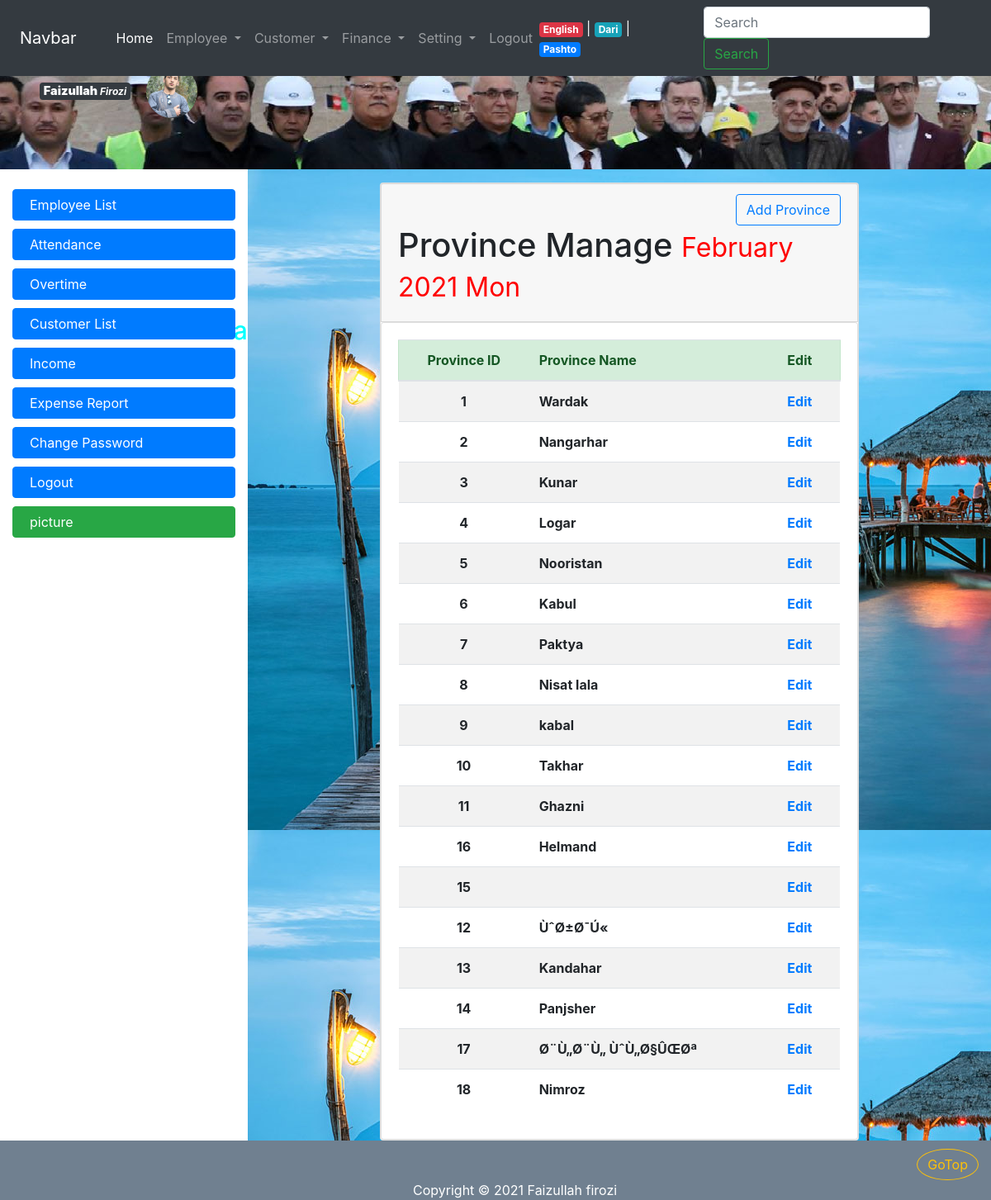
Page /province_manage.php (signed in) on the committed database.
### tables this page shows
CREATE TABLE IF NOT EXISTS `employee` (
  `employee_id` int(11) NOT NULL AUTO_INCREMENT,
  `firstname` varchar(32) NOT NULL,
  `lastname` varchar(32) NOT NULL,
  `fathername` varchar(32) NOT NULL,
  `gender` tinyint(1) NOT NULL,
  `birth_year` int(11) NOT NULL,
  `nic` varchar(64) NOT NULL,
  `marital_status` tinyint(1) NOT NULL,
  `province_id` int(11) DEFAULT NULL,
  `district` varchar(64) NOT NULL,
  `address` varchar(255) DEFAULT NULL,
  `email` varchar(255) DEFAULT NULL,
  `degree_id` int(11) NOT NULL,
  `photo` varchar(128) DEFAULT NULL,
  `hire_date` date NOT NULL,
  `resign_date` date DEFAULT NULL,
  PRIMARY KEY (`employee_id`),
  UNIQUE KEY `nic` (`nic`),
  UNIQUE KEY `email` (`email`),
  KEY `employee_province_fk` (`province_id`),
  KEY `employee_degree_fk` (`degree_id`)
);

CREATE TABLE IF NOT EXISTS `province` (
  `province_id` int(11) NOT NULL AUTO_INCREMENT,
  `province_name` varchar(32) NOT NULL,
  PRIMARY KEY (`province_id`),
  UNIQUE KEY `province_name` (`province_name`)
);

### local/en.php (called while the page is built, shortened)
<?php
$banner_title = " Welcom To Breshna Compani Website ";
$menu_home = "Home";
$menu_employee = "Employee";
$menu_employee_list = "Employee List";
$menu_attendance = "Attendance";
$menu_overtime = "Overtime";
$menu_customer = "Customer";
$menu_finance = "Finance";
$menu_setting = "Setting";
$menu_change_password = "Change Password";
$menu_expense_report = "Expense Report";
$menu_customer_list = "Customer List";
$menu_income = "Income";
$menu_logout = "Logout";
$menu_lang_pashto = "Pashto";
$menu_lang_english = "English";
$menu_lang_dari = "Dari";
?>

### province_manage.php (the view, shortened to what this page needs)
<?php require_once("top.php"); ?>
<?php require_once("connection.php"); restrict(1,1,1,1); ?>
	<?php
 $province = mysqli_query($con, "SELECT * FROM province");
	$row_province = mysqli_fetch_assoc($province);
?>
	<div class="card card-body  col-lg-8 offset-lg-2 mt-3" style="padding:0">
	<div class="card card-header  ">
        <div class="text-right">
	<a href="province_add.php" class="btn btn-outline-primary  pull-right " ><span class="glyphicon glyphicon-plus"> Add Province </span></a>
        </div>
        <h1> Province Manage <small style="color:red"><?php echo date("F Y D"); ?></small></h1>
	</div>
	<div class="card card-body">
	<table class="table table-striped table-hover">
	<?php if ($row_province > 0 ) { ?>
	<thead class="alert alert-success">
	<tr>
		<th class="text-center" >Province ID</th>
		<th  >Province Name</th>
		<th  >Edit</th>
	</tr>
	</thead>
	<tbody>
				<?php do { ?>
			<tr>
				<th class="text-center" ><?php echo $row_province["province_id"]; ?> </th>
				<th  ><?php echo $row_province["province_name"]; ?> </th>
				<th >
                    <a href="province_edit.php?province_id=<?php echo $row_province["province_id"]; ?>" >
                <span class="glyphicon glyphicon-edit"> Edit </span>
                    </a>
                </th>
			</tr>
				<?php } while($row_province = mysqli_fetch_assoc($province)); ?>
				<?php }  ?>
	</tbody>
	</table>
	</div>
	</div>
<?php require_once("footer.php"); ?>

### top.php (shortened to what this page needs)
<?php
        if(isset($_SESSION["lang"])){
                 require_once($_SESSION["lang"]);
              }
              else {
                  require_once("local/en.php");
              }
?>
<!DOCTYPE html>
<html>
<head>
    <link rel="stylesheet" type="text/css" href="css/bootstrap.min.css">
    <link rel="stylesheet" type="text/css" href="css/bootstrap-grid.min.css">
    <link rel="stylesheet" type="text/css" href="css/bootstrap-reboot.min.css">
    <link  rel="stylesheet" type="text/css" href="cal/calendar-blue2.css"/>
    <link rel="stylesheet" type="text/css" href="css/style.css">
    <link rel="stylesheet" type="text/css" href="sliderengine/amazingslider-1.css">
</head>
<body>
    <div class="container col-lg-12 col-md-12 col-sm-12 col-xs-12">
        <div id="banner" class="row">
            <?php if(isset($_SESSION["login"])) { ?>
                <?php
                $server = "localhost";
                $username = "root";
                $password = "";
                $database = "breshna";
                $con = mysqli_connect($server, $username, $password);
                mysqli_select_db($con,$database);
                $photo = mysqli_query($con, "SELECT photo, firstname, lastname FROM employee WHERE employee_id=". $_SESSION["login"]);
                $row_photo = mysqli_fetch_assoc($photo);
                ?>
                <div class="mx-5 m-4"  >
    <span class="badge badge-dark" >
    <big ><b ><?php echo $row_photo["firstname"]; ?></b></big>
    <i ><?php echo $row_photo["lastname"]; ?></i>
</span>
                    <img class="rounded-circle col-lg-1 co-md-3 col-sm-2 col-xs-3 " src="<?php echo $row_photo["photo"]; ?>"  alt="د برښنا شرکت ویب سایټ ته ښه راغلاست">
                </div>
            <?php } ?>
            <h3 id="bannerh1" class="col-lg-8  col-md-7 col-sm-7 col-xs-12" ><marquee <?php if (isset($_SESSION["lang"]) && $_SESSION["lang"] != "local/en.php"){ echo 'direction="right"';  }; ?> > <?php echo $banner_title; ?> </marquee></h3>
    </div>
       <div id="menu" class="row fixed-top">
       <?php  if(isset($_SESSION["login"])) {  ?>
           <nav class="navbar navbar-expand-lg navbar-dark fixed-top bg-dark col-lg-12 ">
               <a  class="navbar-brand mx-4" href="#">Navbar</a>
               <div class="collapse navbar-collapse mx-3" id="navbarSupportedContent">
                   <ul class="navbar-nav mr-auto">
                       <li class="nav-item active">
                           <a class="nav-link" href="home.php"><?php echo $menu_home; ?><span class="sr-only">(current)</span></a>
                       </li>
                       <li class="nav-item dropdown">
                           <a class="nav-link dropdown-toggle" href="#" id="navbarDropdown" role="button" data-toggle="dropdown" aria-haspopup="true" aria-expanded="false">
                               <?php echo $menu_employee; ?>
                           </a>
                       </li>
                       <li class="nav-item dropdown">
                           <a class="nav-link dropdown-toggle" href="#" id="navbarDropdown" role="button" data-toggle="dropdown" aria-haspopup="true" aria-expanded="false">
                               <?php echo $menu_customer; ?>
                           </a>
                       </li>
                       <li class="nav-item dropdown">
                           <a class="nav-link dropdown-toggle" href="#" id="navbarDropdown" role="button" data-toggle="dropdown" aria-haspopup="true" aria-expanded="false">
                               <?php echo $menu_finance; ?>
                           </a>
                       </li>
                       <li class="nav-item dropdown">
                           <a class="nav-link dropdown-toggle" href="#" id="navbarDropdown" role="button" data-toggle="dropdown" aria-haspopup="true" aria-expanded="false">
                               <?php echo $menu_setting; ?>
                           </a>
                       </li>
                       <li class="nav-item">
                           <a class="nav-link" href="logout.php" ><?php echo $menu_logout; ?></a>
                       </li>
                   </ul>
                       <span class="nav-item text-light mr-5">
                           <a href="switch.php?lang=en" class="badge badge-danger"> <?php echo $menu_lang_english; ?> </a> |
                           <a href="switch.php?lang=dr" class="badge badge-info"> <?php echo $menu_lang_dari; ?> </a> |
                           <a href="switch.php?lang=ps" class="badge badge-primary"> <?php echo $menu_lang_pashto; ?> </a>
                       </span>
                   <form class="form-inline my-2 my-lg-0">
                       <input class="form-control mr-sm-2" type="search" placeholder="Search" aria-label="Search">
                       <button class="btn btn-outline-success my-1 my-sm-0" type="submit">Search</button>
                   </form>
               </div>
           </nav>
        <?php  } ?>
    </div>
    <div id="body" class="row">
        <?php if (isset($_SESSION["login"])) { ?>
        <div id="nav-bar" class="col-lg-3 col-md-3 col-sm-4 col-xs-12">
            <br>
            <a class="btn btn-primary" href="employee_list.php"><span class="glyphicon glyphicon-th-list"></span> <?php echo $menu_employee_list; ?></a>
            <a class="btn btn-primary" href="employee_attendance.php"><span class="glyphicon glyphicon-calendar"></span> <?php echo $menu_attendance; ?></a>
            <a class="btn btn-primary" href="employee_overtime.php"><span class="glyphicon glyphicon-time"></span><?php echo $menu_overtime; ?> </a>
            <a class="btn btn-primary" href="customer_list.php"><span class="glyphicon glyphicon-user"></span><?php echo $menu_customer_list; ?></a>
            <a class="btn btn-primary" href="#"><span class="glyphicon glyphicon-usd"></span><span class="glyphicon glyphicon-chevron-right"></span> <?php echo $menu_income; ?></a>
            <a class="btn btn-primary" href="#"><span class="glyphicon glyphicon-usd"></span><span class="glyphicon glyphicon-chevron-left"></span> <?php echo $menu_expense_report; ?></a>
            <a id="btn" class="btn btn-primary" href="change_password.php"><span class="glyphicon glyphicon-lock"></span> <?php echo $menu_change_password; ?> </a>
            <a id="btn" class="btn btn-primary" href="logout.php"><span class="glyphicon glyphicon-log-out"></span> <?php echo $menu_logout; ?> </a>
            <a class="btn btn-success" href="pic.php"><span class="glyphicon glyphicon-picture"></span> picture </a>
        </div>
        <?php }  ?>
        <?php if (isset($_SESSION["login"])) { ?>
        <div id="content" class="col-lg-9 col-md-9 col-sm-8 col-xs-12">
<?php } else { ?>
            <div id="content" class="col-lg-12 col-md-12 col-sm-12 col-xs-12">
                <?php  } ?>

### css/style.css (style rules this page uses)
* { margin: 0; padding: 0; }
.container { width: 100%; }
#banner { margin-top: 55px; height: 150px; background-image: url(../images/thems/Untitled.png); }
#bannerh1 { font-size: 30px; margin-top: -60px; color: aqua; }
#nav-bar { min-height: 500px; }
#nav-bar a { display: block; margin-bottom: 10px; text-align: left; padding-left: 20px; }
#content { min-height: 750px; background-image: url(../images/thems/img10.jpg); }

### rows in the picture
employee: firstname "Faizullah", lastname "Firozi", photo (picture)
province: province_id "1", province_name "Wardak"
province: province_id "2", province_name "Nangarhar"
province: province_id "3", province_name "Kunar"
province: province_id "4", province_name "Logar"
province: province_id "5", province_name "Nooristan"
province: province_id "6", province_name "Kabul"
province: province_id "7", province_name "Paktya"
province: province_id "8", province_name "Nisat lala"
province: province_id "9", province_name "kabal"
province: province_id "10", province_name "Takhar"
province: province_id "11", province_name "Ghazni"
province: province_id "16", province_name "Helmand"
province: province_id "15"
province: province_id "12", province_name "ÙˆØ±Ø¯Ú«"
province: province_id "13", province_name "Kandahar"
province: province_id "14", province_name "Panjsher"
province: province_id "17", province_name "Ø¨Ù„Ø¨Ù„ ÙˆÙ„Ø§ÛŒØª"
province: province_id "18", province_name "Nimroz"

### other values in the picture
$banner_title "Welcom To Breshna Compani Website"
$menu_home "Home"
$menu_employee "Employee"
$menu_customer "Customer"
$menu_finance "Finance"
$menu_setting "Setting"
$menu_logout "Logout"
$menu_lang_english "English"
$menu_lang_dari "Dari"
$menu_lang_pashto "Pashto"
$menu_employee_list "Employee List"
$menu_attendance "Attendance"
$menu_overtime "Overtime"
$menu_customer_list "Customer List"
$menu_income "Income"
